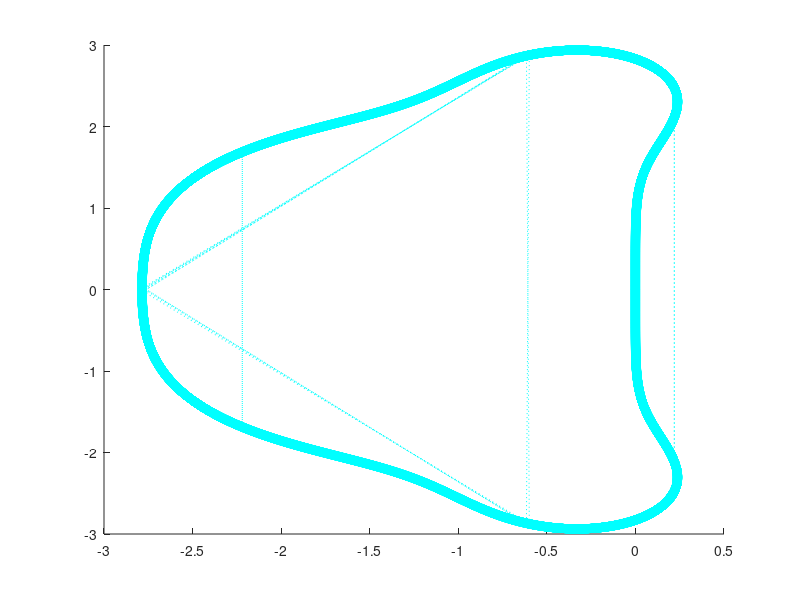

The MATLAB source for this figure:
theta = 0:0.001:2*pi;
a = zeros(4,length(theta));

for k = 1:length(theta)
    c = [1./24 1./6 0.5 1 1-exp(i*theta(k))];
    a(:,k) = roots(c);
end

hold on
plot(a(1,:),'co:')
plot(a(2,:),'co:')
plot(a(3,:),'co:')
plot(a(4,:),'co:')
hold off